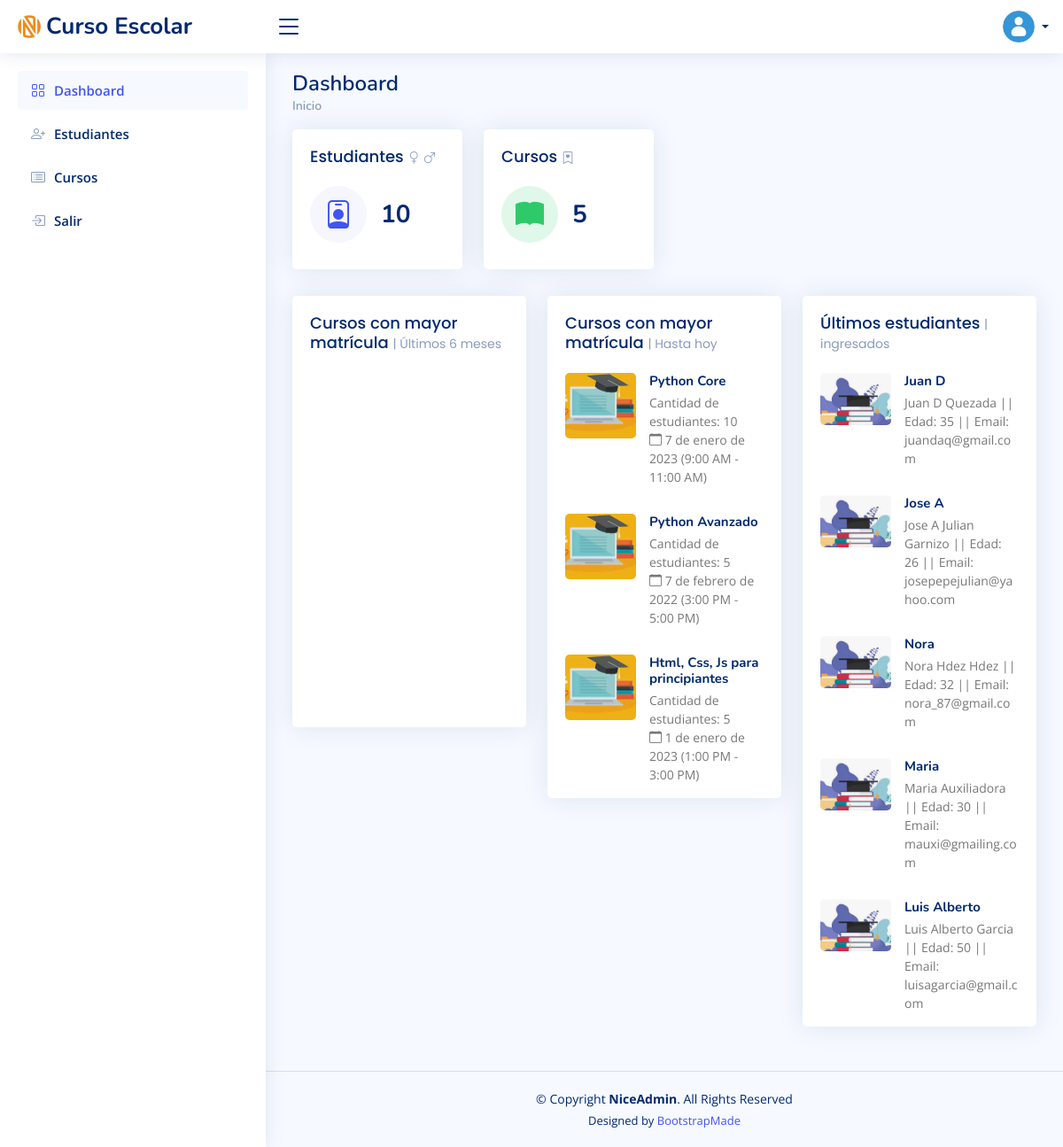
The app's page / (signed in) with its own data.
### courses_students_app/models.py (models this page shows, shortened)
class Course(models.Model):
    SCHEDULE_LIST = (
        ("9_11", '9:00 AM - 11:00 AM',),
        ("11_13", '11:00 AM - 1:00 PM',),
        ("13_15", '1:00 PM - 3:00 PM',),
        ("15_17", '3:00 PM - 5:00 PM',),
        ("17_19", '5:00 PM - 7:00 PM',),
        ("19_21", '7:00 PM - 9:00 PM',),
    )
    name = models.CharField(verbose_name="Nombre", max_length=255)
    schedule = models.CharField(verbose_name="Horario", max_length=255, choices=SCHEDULE_LIST)
    start_date = models.DateTimeField(verbose_name="Fecha inicio")
    end_date = models.DateTimeField(verbose_name="Fecha fin")
    students = models.ManyToManyField(Student, verbose_name="Estudiantes", blank=True)
    class Meta:
        verbose_name = 'Curso'
        verbose_name_plural = 'Cursos'
        ordering = ('start_date',)

class Student(models.Model):
    name = models.CharField(verbose_name="Nombre", max_length=255, validators=[validate_name])
    lastname = models.CharField(verbose_name="Apellidos", max_length=255, validators=[validate_name])
    age = models.IntegerField(verbose_name="Edad", validators=[validate_age])
    email = models.EmailField(verbose_name="Correo electrónico", max_length=254)
    class Meta:
        verbose_name = 'Estudiante'
        verbose_name_plural = 'Estudiantes'
        ordering = ('name',)
    def __str__(self):
        return f"{self.name} {self.lastname}"
    def full_info(self):
        return self.__str__() + f" || Edad: {self.age} || Email: {self.email}"

### courses_students_app/views.py (the view)
# urls.py: 2. Add a URL to urlpatterns:  path('', views.home, name='home')
def home(request):
    months_before = 6
    now = datetime.utcnow()
    tomorrow = now + timedelta(days=1)
    from_datetime = now - timedelta(days=(months_before * 365 / 12))
    courses_lsm = Course.objects.filter(end_date__gt=from_datetime, end_date__lt=tomorrow) \
        .annotate(total_student=Count('students')).order_by('-total_student')
    courses = Course.objects.annotate(total_student=Count('students')).order_by('-total_student')
    students = Student.objects.order_by("-pk")
    return render(request, "home.html", {
        'top_3_courses_last_six_months': courses_lsm[:3],
        'top_3_courses': courses[:3],
        'students': students[:5],
        'students_count': students.count(),
        'courses_count': Course.objects.count(),
    })

### templates/home.html (shortened to what this page needs)
{% extends 'index.html' %}
{% load static %}
{% block title %} Dashboard {% endblock %}
{% block content %}
    <section class="section dashboard">
      <div class="row">
        <div class="col-lg-12">
          <div class="row">
            <div class="col-md-3">
              <div class="card info-card sales-card">
                <div class="card-body">
                  <h5 class="card-title">Estudiantes <span>
                    <i class="bi bi-gender-female"></i>
                    <i class="bi bi-gender-male"></i>
                  </span></h5>
                  <div class="d-flex align-items-center">
                    <div class="card-icon rounded-circle d-flex align-items-center justify-content-center">
                      <i class="bi bi-person-badge"></i>
                    </div>
                    <div class="ps-3">
                      <h6>{{students_count}}</h6>
                    </div>
                  </div>
                </div>
              </div>
            </div>
            <div class="col-md-3">
              <div class="card info-card revenue-card">
                <div class="card-body">
                  <h5 class="card-title">Cursos <span><i class="bi bi-bookmark-heart"></i></span></h5>
                  <div class="d-flex align-items-center">
                    <div class="card-icon rounded-circle d-flex align-items-center justify-content-center">
                      <i class="bi bi-book-fill"></i>
                    </div>
                    <div class="ps-3">
                      <h6>{{courses_count}}</h6>
                    </div>
                  </div>
                </div>
              </div>
            </div>
          </div>
        </div>
        <div class="col-lg-12">
        <div class="row">
          <div class="col-md-4">
              <div class="card">
                <div class="card-body pb-0">
                  <h5 class="card-title">Cursos con mayor matrícula <span>| Últimos 6 meses</span></h5>
                  <div id="trafficChart" style="min-height: 400px;" class="echart"></div>
                </div>
              </div>
          </div>
          <div class="col-md-4">
              <div class="card">
            <div class="card-body pb-0">
              <h5 class="card-title">Cursos con mayor matrícula <span>| Hasta hoy</span></h5>
              <div class="news">
                {% for course in top_3_courses %}
                  <div class="post-item clearfix">
                    <img src="{% static 'imgs/course.png' %}" alt="course">
                    <h4><a href="{% url 'courses_detail' course.pk %}">{{course.name}}</a></h4>
                    <p>Cantidad de estudiantes: {{course.total_student}} <br><i class="bi bi-calendar"></i>  {{course.start_date|date}} ({{course.get_schedule_display}})</p>
                  </div>
                {% endfor %}
              </div>
            </div>
          </div>
          </div>
            <div class="col-md-4">
              <div class="card">
            <div class="card-body pb-0">
              <h5 class="card-title">Últimos estudiantes <span>| ingresados</span></h5>
              <div class="news">
                {% for student in students %}
                  <div class="post-item clearfix">
                    <img src="{% static 'imgs/student.png' %}" alt="course">
                    <h4><a href="{% url 'student_detail' student.pk %}">{{student.name}}</a></h4>
                    <p>{{student.full_info}}</p>
                  </div>
                {% endfor %}
              </div>
            </div>
          </div>
          </div>
        </div>
        </div>
      </div>
    </section>
{% endblock %}

### static/assets/css/style.css (style rules this page uses)
:root { scroll-behavior: smooth; }
body { font-family: "Open Sans", sans-serif; background: #f6f9ff; color: #444444; }
a { color: #4154f1; text-decoration: none; }
h1, h2, h3, h4, h5, h6 { font-family: "Nunito", sans-serif; }
.card { margin-bottom: 30px; border: none; border-radius: 5px; box-shadow: 0px 0 30px rgba(1, 41, 112, 0.1); }
.card-title { padding: 20px 0 15px 0; font-size: 18px; font-weight: 500; color: #012970; font-family: "Poppins", sans-serif; }
.card-title span { color: #899bbd; font-size: 14px; font-weight: 400; }
.card-body { padding: 0 20px 20px 20px; }
.dashboard .info-card { padding-bottom: 10px; }
.dashboard .info-card h6 { font-size: 28px; color: #012970; font-weight: 700; margin: 0; padding: 0; }
.dashboard .card-icon { font-size: 32px; line-height: 0; width: 64px; height: 64px; flex-shrink: 0; flex-grow: 0; }
.dashboard .sales-card .card-icon { color: #4154f1; background: #f6f6fe; }
.dashboard .revenue-card .card-icon { color: #2eca6a; background: #e0f8e9; }
.dashboard .news .post-item+.post-item { margin-top: 15px; }
.dashboard .news img { width: 80px; float: left; border-radius: 5px; }
.dashboard .news h4 { font-size: 15px; margin-left: 95px; font-weight: bold; margin-bottom: 5px; }
.dashboard .news h4 a { color: #012970; transition: 0.3s; }
.dashboard .news p { font-size: 14px; color: #777777; margin-left: 95px; }

### records on screen
Course: name "Python Core", total_student "10", start_date "7 de enero de 2023", schedule "9:00 AM - 11:00 AM"
Course: name "Python Avanzado", total_student "5", start_date "7 de febrero de 2022", schedule "3:00 PM - 5:00 PM"
Course: name "Html, Css, Js para principiantes", total_student "5", start_date "1 de enero de 2023", schedule "1:00 PM - 3:00 PM"
Student: name "Juan D", full_info "Juan D Quezada || Edad: 35 || Email: juandaq@gmail.com"
Student: name "Jose A", full_info "Jose A Julian Garnizo || Edad: 26 || Email: josepepejulian@yahoo.com"
Student: name "Nora", full_info "Nora Hdez Hdez || Edad: 32 || Email: nora_87@gmail.com"
Student: name "Maria", full_info "Maria Auxiliadora || Edad: 30 || Email: mauxi@gmailing.com"
Student: name "Luis Alberto", full_info "Luis Alberto Garcia || Edad: 50 || Email: luisagarcia@gmail.com"

### other values on screen
{{ students_count }} "10"
{{ courses_count }} "5"
